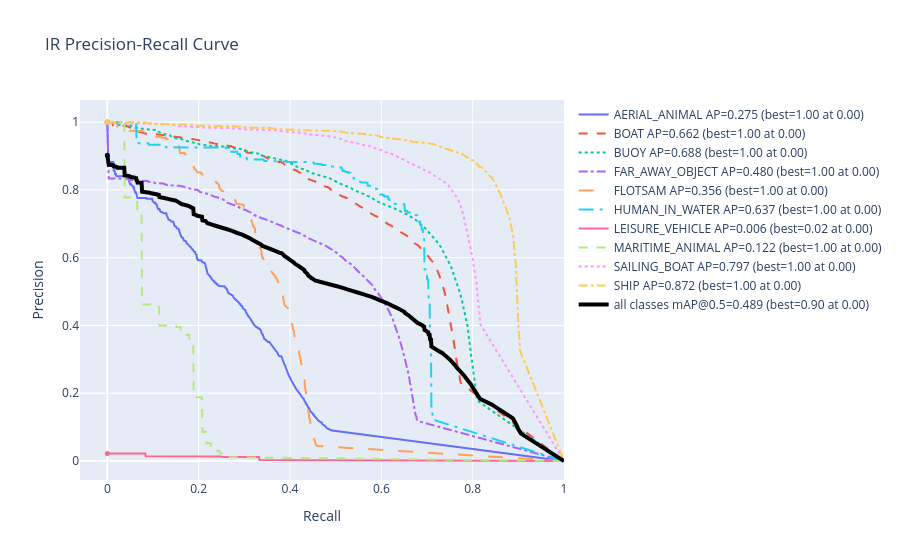
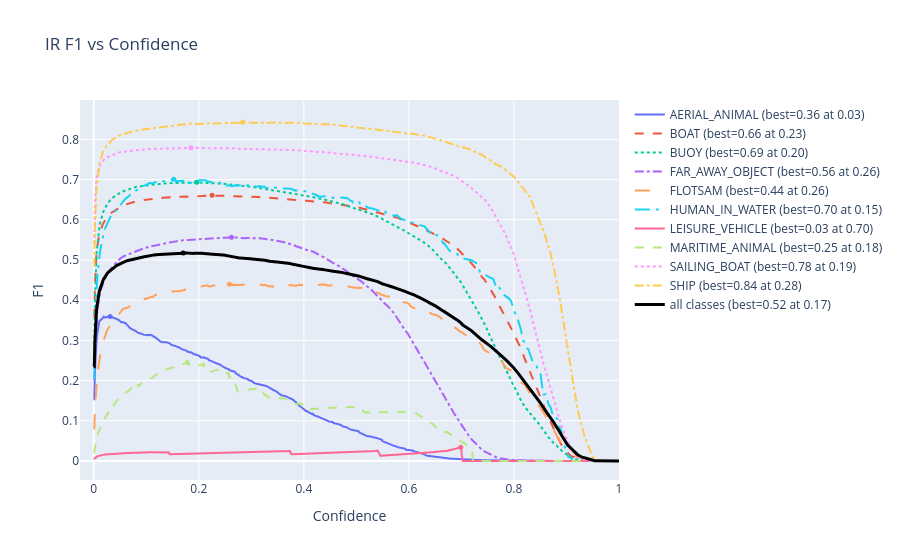
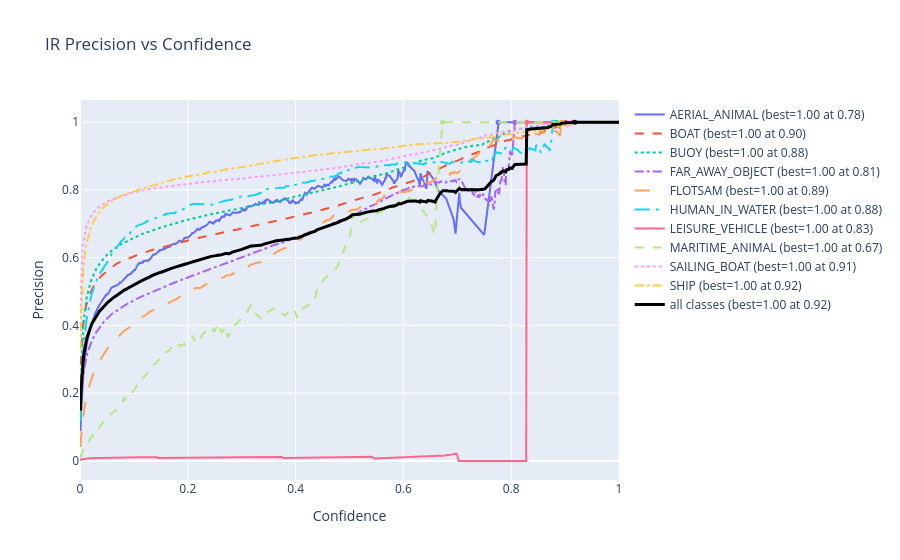
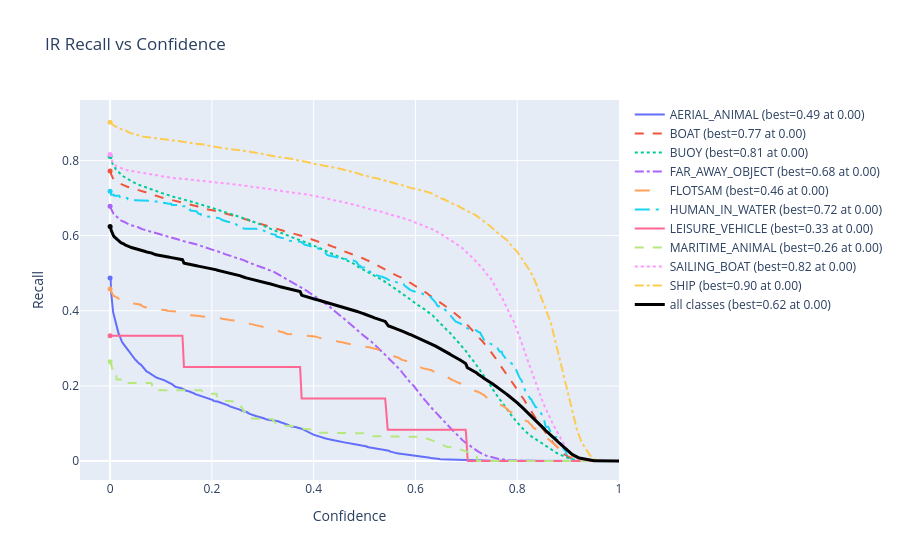

Write notebook code for charts like these, in order.
### Code cell
import pickle
from pathlib import Path

import numpy as np
import plotly.graph_objects as go
from plotly.colors import qualitative

# Predefined dash styles to cycle through
DASH_STYLES = ["solid", "dash", "dot", "dashdot", "longdash", "longdashdot"]

def plot_pr_curve_plotly(px, py, ap, names, prefix=None):
    py = np.stack(py, axis=1)
    colors = qualitative.Plotly  # e.g., 10-color colorblind-friendly palette

    fig = go.Figure()

    for i, y in enumerate(py.T):
        color = colors[i % len(colors)]  
        dash_style = DASH_STYLES[i % len(DASH_STYLES)]
        best_idx = np.argmax(y)
        best_val = y[best_idx]
        best_px = px[best_idx]
        label = f"{names[i]} AP={ap[i, 0]:.3f} (best={best_val:.2f} at {best_px:.2f})"

        fig.add_trace(go.Scatter(
            x=px, y=y, mode="lines", name=label,
            line=dict(color=color, dash=dash_style)
        ))
        fig.add_trace(go.Scatter(
            x=[best_px], y=[best_val],
            mode="markers",
            marker=dict(color=color, size=5),
            showlegend=False
        ))

    # Mean curve (always solid black)
    mean_curve = py.mean(1)
    best_idx = np.argmax(mean_curve)
    best_val = mean_curve[best_idx]
    best_px = px[best_idx]

    fig.add_trace(go.Scatter(
        x=px, y=mean_curve, mode="lines",
        name=f"all classes mAP@0.5={ap[:, 0].mean():.3f} (best={best_val:.2f} at {best_px:.2f})",
        line=dict(width=4, color='black', dash="solid")
    ))
    fig.add_trace(go.Scatter(
        x=[best_px], y=[best_val],
        mode="markers", marker=dict(color='black', size=5),
        showlegend=False
    ))

    fig.update_layout(title=f"{prefix} Precision-Recall Curve",
                      xaxis_title="Recall", yaxis_title="Precision")
    fig.show()

    fig.write_html(f"{prefix}_PR_curve.html")


def plot_metric_curve_plotly(px, py, names, ylabel="Metric", prefix=None):
    colors = qualitative.Plotly  
    fig = go.Figure()

    for i, y in enumerate(py):
        color = colors[i % len(colors)]
        dash_style = DASH_STYLES[i % len(DASH_STYLES)]
        best_idx = np.argmax(y)
        best_val = y[best_idx]
        best_px = px[best_idx]
        label = f"{names[i]} (best={best_val:.2f} at {best_px:.2f})"

        fig.add_trace(go.Scatter(
            x=px, y=y, mode="lines", name=label,
            line=dict(color=color, dash=dash_style)
        ))
        fig.add_trace(go.Scatter(
            x=[best_px], y=[best_val],
            mode="markers",
            marker=dict(color=color, size=5),
            showlegend=False
        ))

    mean_curve = np.mean(py, axis=0)
    best_idx = np.argmax(mean_curve)
    best_val = mean_curve[best_idx]
    best_px = px[best_idx]

    fig.add_trace(go.Scatter(
        x=px, y=mean_curve, mode="lines",
        name=f"all classes (best={best_val:.2f} at {best_px:.2f})",
        line=dict(width=3, color='black', dash="solid")
    ))
    fig.add_trace(go.Scatter(
        x=[best_px], y=[best_val],
        mode="markers", marker=dict(color='black', size=5),
        showlegend=False
    ))

    fig.update_layout(
        title=f"{prefix} {ylabel} vs Confidence",
        xaxis_title="Confidence",
        yaxis_title=ylabel
    )
    fig.show()

    fig.write_html(f"{prefix}_{ylabel}_curve.html")



# ✅ Load metrics.pkl
pkl_path = Path("/Users/victoriaoberascher/Desktop/class-thres/IR/metrics.pkl")  # update this path as needed
with open(pkl_path, "rb") as f:
    d = pickle.load(f)

px, py, ap, names = d["px"], d["py"], d["ap"], d["names"]
p, r, f1 = d["precision"], d["recall"], d["f1"]

# ✅ Plot each
plot_pr_curve_plotly(px, py, ap, names, prefix="IR")
plot_metric_curve_plotly(px, f1, names, ylabel="F1", prefix="IR")
plot_metric_curve_plotly(px, p, names, ylabel="Precision", prefix="IR")
plot_metric_curve_plotly(px, r, names, ylabel="Recall", prefix="IR")

### Figure 1 — Plotly figure (JSON) as saved in the notebook; plotly's stock layout.template omitted (floating-point values rounded to 4 significant figures; data arrays with more than 128 entries replaced by an {"elided": "..."} marker saying what was removed)
{"data": [{"line": {"color": "#636EFA", "dash": "solid"}, "mode": "lines", "name": "AERIAL_ANIMAL AP=0.275 (best=1.00 at 0.00)", "type": "scatter", "x": {"elided": "1000 float values"}, "y": {"elided": "1000 float values"}}, {"marker": {"color": "#636EFA", "size": 5}, "mode": "markers", "showlegend": false, "type": "scatter", "x": [0], "y": [1]}, {"line": {"color": "#EF553B", "dash": "dash"}, "mode": "lines", "name": "BOAT AP=0.662 (best=1.00 at 0.00)", "type": "scatter", "x": {"elided": "1000 float values"}, "y": {"elided": "1000 float values"}}, {"marker": {"color": "#EF553B", "size": 5}, "mode": "markers", "showlegend": false, "type": "scatter", "x": [0], "y": [1]}, {"line": {"color": "#00CC96", "dash": "dot"}, "mode": "lines", "name": "BUOY AP=0.688 (best=1.00 at 0.00)", "type": "scatter", "x": {"elided": "1000 float values"}, "y": {"elided": "1000 float values"}}, {"marker": {"color": "#00CC96", "size": 5}, "mode": "markers", "showlegend": false, "type": "scatter", "x": [0], "y": [1]}, {"line": {"color": "#AB63FA", "dash": "dashdot"}, "mode": "lines", "name": "FAR_AWAY_OBJECT AP=0.480 (best=1.00 at 0.00)", "type": "scatter", "x": {"elided": "1000 float values"}, "y": {"elided": "1000 float values"}}, {"marker": {"color": "#AB63FA", "size": 5}, "mode": "markers", "showlegend": false, "type": "scatter", "x": [0], "y": [1]}, {"line": {"color": "#FFA15A", "dash": "longdash"}, "mode": "lines", "name": "FLOTSAM AP=0.356 (best=1.00 at 0.00)", "type": "scatter", "x": {"elided": "1000 float values"}, "y": {"elided": "1000 float values"}}, {"marker": {"color": "#FFA15A", "size": 5}, "mode": "markers", "showlegend": false, "type": "scatter", "x": [0], "y": [1]}, {"line": {"color": "#19D3F3", "dash": "longdashdot"}, "mode": "lines", "name": "HUMAN_IN_WATER AP=0.637 (best=1.00 at 0.00)", "type": "scatter", "x": {"elided": "1000 float values"}, "y": {"elided": "1000 float values"}}, {"marker": {"color": "#19D3F3", "size": 5}, "mode": "markers", "showlegend": false, "type": "scatter", "x": [0], "y": [1]}, {"line": {"color": "#FF6692", "dash": "solid"}, "mode": "lines", "name": "LEISURE_VEHICLE AP=0.006 (best=0.02 at 0.00)", "type": "scatter", "x": {"elided": "1000 float values"}, "y": {"elided": "1000 float values"}}, {"marker": {"color": "#FF6692", "size": 5}, "mode": "markers", "showlegend": false, "type": "scatter", "x": [0], "y": [0.02222]}, {"line": {"color": "#B6E880", "dash": "dash"}, "mode": "lines", "name": "MARITIME_ANIMAL AP=0.122 (best=1.00 at 0.00)", "type": "scatter", "x": {"elided": "1000 float values"}, "y": {"elided": "1000 float values"}}, {"marker": {"color": "#B6E880", "size": 5}, "mode": "markers", "showlegend": false, "type": "scatter", "x": [0], "y": [1]}, {"line": {"color": "#FF97FF", "dash": "dot"}, "mode": "lines", "name": "SAILING_BOAT AP=0.797 (best=1.00 at 0.00)", "type": "scatter", "x": {"elided": "1000 float values"}, "y": {"elided": "1000 float values"}}, {"marker": {"color": "#FF97FF", "size": 5}, "mode": "markers", "showlegend": false, "type": "scatter", "x": [0], "y": [1]}, {"line": {"color": "#FECB52", "dash": "dashdot"}, "mode": "lines", "name": "SHIP AP=0.872 (best=1.00 at 0.00)", "type": "scatter", "x": {"elided": "1000 float values"}, "y": {"elided": "1000 float values"}}, {"marker": {"color": "#FECB52", "size": 5}, "mode": "markers", "showlegend": false, "type": "scatter", "x": [0], "y": [1]}, {"line": {"color": "black", "dash": "solid", "width": 4}, "mode": "lines", "name": "all classes mAP@0.5=0.489 (best=0.90 at 0.00)", "type": "scatter", "x": {"elided": "1000 float values"}, "y": {"elided": "1000 float values"}}, {"marker": {"color": "black", "size": 5}, "mode": "markers", "showlegend": false, "type": "scatter", "x": [0], "y": [0.9022]}], "layout": {"title": {"text": "IR Precision-Recall Curve"}, "xaxis": {"title": {"text": "Recall"}}, "yaxis": {"title": {"text": "Precision"}}}}

### Figure 2 — Plotly figure (JSON) as saved in the notebook; plotly's stock layout.template omitted (floating-point values rounded to 4 significant figures; data arrays with more than 128 entries replaced by an {"elided": "..."} marker saying what was removed)
{"data": [{"line": {"color": "#636EFA", "dash": "solid"}, "mode": "lines", "name": "AERIAL_ANIMAL (best=0.36 at 0.03)", "type": "scatter", "x": {"elided": "1000 float values"}, "y": {"elided": "1000 float values"}}, {"marker": {"color": "#636EFA", "size": 5}, "mode": "markers", "showlegend": false, "type": "scatter", "x": [0.03103], "y": [0.3596]}, {"line": {"color": "#EF553B", "dash": "dash"}, "mode": "lines", "name": "BOAT (best=0.66 at 0.23)", "type": "scatter", "x": {"elided": "1000 float values"}, "y": {"elided": "1000 float values"}}, {"marker": {"color": "#EF553B", "size": 5}, "mode": "markers", "showlegend": false, "type": "scatter", "x": [0.2252], "y": [0.6607]}, {"line": {"color": "#00CC96", "dash": "dot"}, "mode": "lines", "name": "BUOY (best=0.69 at 0.20)", "type": "scatter", "x": {"elided": "1000 float values"}, "y": {"elided": "1000 float values"}}, {"marker": {"color": "#00CC96", "size": 5}, "mode": "markers", "showlegend": false, "type": "scatter", "x": [0.1962], "y": [0.6932]}, {"line": {"color": "#AB63FA", "dash": "dashdot"}, "mode": "lines", "name": "FAR_AWAY_OBJECT (best=0.56 at 0.26)", "type": "scatter", "x": {"elided": "1000 float values"}, "y": {"elided": "1000 float values"}}, {"marker": {"color": "#AB63FA", "size": 5}, "mode": "markers", "showlegend": false, "type": "scatter", "x": [0.2623], "y": [0.5564]}, {"line": {"color": "#FFA15A", "dash": "longdash"}, "mode": "lines", "name": "FLOTSAM (best=0.44 at 0.26)", "type": "scatter", "x": {"elided": "1000 float values"}, "y": {"elided": "1000 float values"}}, {"marker": {"color": "#FFA15A", "size": 5}, "mode": "markers", "showlegend": false, "type": "scatter", "x": [0.2583], "y": [0.4398]}, {"line": {"color": "#19D3F3", "dash": "longdashdot"}, "mode": "lines", "name": "HUMAN_IN_WATER (best=0.70 at 0.15)", "type": "scatter", "x": {"elided": "1000 float values"}, "y": {"elided": "1000 float values"}}, {"marker": {"color": "#19D3F3", "size": 5}, "mode": "markers", "showlegend": false, "type": "scatter", "x": [0.1522], "y": [0.701]}, {"line": {"color": "#FF6692", "dash": "solid"}, "mode": "lines", "name": "LEISURE_VEHICLE (best=0.03 at 0.70)", "type": "scatter", "x": {"elided": "1000 float values"}, "y": {"elided": "1000 float values"}}, {"marker": {"color": "#FF6692", "size": 5}, "mode": "markers", "showlegend": false, "type": "scatter", "x": [0.6987], "y": [0.03447]}, {"line": {"color": "#B6E880", "dash": "dash"}, "mode": "lines", "name": "MARITIME_ANIMAL (best=0.25 at 0.18)", "type": "scatter", "x": {"elided": "1000 float values"}, "y": {"elided": "1000 float values"}}, {"marker": {"color": "#B6E880", "size": 5}, "mode": "markers", "showlegend": false, "type": "scatter", "x": [0.1782], "y": [0.245]}, {"line": {"color": "#FF97FF", "dash": "dot"}, "mode": "lines", "name": "SAILING_BOAT (best=0.78 at 0.19)", "type": "scatter", "x": {"elided": "1000 float values"}, "y": {"elided": "1000 float values"}}, {"marker": {"color": "#FF97FF", "size": 5}, "mode": "markers", "showlegend": false, "type": "scatter", "x": [0.1852], "y": [0.7791]}, {"line": {"color": "#FECB52", "dash": "dashdot"}, "mode": "lines", "name": "SHIP (best=0.84 at 0.28)", "type": "scatter", "x": {"elided": "1000 float values"}, "y": {"elided": "1000 float values"}}, {"marker": {"color": "#FECB52", "size": 5}, "mode": "markers", "showlegend": false, "type": "scatter", "x": [0.2833], "y": [0.8429]}, {"line": {"color": "black", "dash": "solid", "width": 3}, "mode": "lines", "name": "all classes (best=0.52 at 0.17)", "type": "scatter", "x": {"elided": "1000 float values"}, "y": {"elided": "1000 float values"}}, {"marker": {"color": "black", "size": 5}, "mode": "markers", "showlegend": false, "type": "scatter", "x": [0.1702], "y": [0.5174]}], "layout": {"title": {"text": "IR F1 vs Confidence"}, "xaxis": {"title": {"text": "Confidence"}}, "yaxis": {"title": {"text": "F1"}}}}

### Figure 3 — Plotly figure (JSON) as saved in the notebook; plotly's stock layout.template omitted (floating-point values rounded to 4 significant figures; data arrays with more than 128 entries replaced by an {"elided": "..."} marker saying what was removed)
{"data": [{"line": {"color": "#636EFA", "dash": "solid"}, "mode": "lines", "name": "AERIAL_ANIMAL (best=1.00 at 0.78)", "type": "scatter", "x": {"elided": "1000 float values"}, "y": {"elided": "1000 float values"}}, {"marker": {"color": "#636EFA", "size": 5}, "mode": "markers", "showlegend": false, "type": "scatter", "x": [0.7758], "y": [1]}, {"line": {"color": "#EF553B", "dash": "dash"}, "mode": "lines", "name": "BOAT (best=1.00 at 0.90)", "type": "scatter", "x": {"elided": "1000 float values"}, "y": {"elided": "1000 float values"}}, {"marker": {"color": "#EF553B", "size": 5}, "mode": "markers", "showlegend": false, "type": "scatter", "x": [0.9009], "y": [1]}, {"line": {"color": "#00CC96", "dash": "dot"}, "mode": "lines", "name": "BUOY (best=1.00 at 0.88)", "type": "scatter", "x": {"elided": "1000 float values"}, "y": {"elided": "1000 float values"}}, {"marker": {"color": "#00CC96", "size": 5}, "mode": "markers", "showlegend": false, "type": "scatter", "x": [0.8839], "y": [1]}, {"line": {"color": "#AB63FA", "dash": "dashdot"}, "mode": "lines", "name": "FAR_AWAY_OBJECT (best=1.00 at 0.81)", "type": "scatter", "x": {"elided": "1000 float values"}, "y": {"elided": "1000 float values"}}, {"marker": {"color": "#AB63FA", "size": 5}, "mode": "markers", "showlegend": false, "type": "scatter", "x": [0.8068], "y": [1]}, {"line": {"color": "#FFA15A", "dash": "longdash"}, "mode": "lines", "name": "FLOTSAM (best=1.00 at 0.89)", "type": "scatter", "x": {"elided": "1000 float values"}, "y": {"elided": "1000 float values"}}, {"marker": {"color": "#FFA15A", "size": 5}, "mode": "markers", "showlegend": false, "type": "scatter", "x": [0.8929], "y": [1]}, {"line": {"color": "#19D3F3", "dash": "longdashdot"}, "mode": "lines", "name": "HUMAN_IN_WATER (best=1.00 at 0.88)", "type": "scatter", "x": {"elided": "1000 float values"}, "y": {"elided": "1000 float values"}}, {"marker": {"color": "#19D3F3", "size": 5}, "mode": "markers", "showlegend": false, "type": "scatter", "x": [0.8779], "y": [1]}, {"line": {"color": "#FF6692", "dash": "solid"}, "mode": "lines", "name": "LEISURE_VEHICLE (best=1.00 at 0.83)", "type": "scatter", "x": {"elided": "1000 float values"}, "y": {"elided": "1000 float values"}}, {"marker": {"color": "#FF6692", "size": 5}, "mode": "markers", "showlegend": false, "type": "scatter", "x": [0.8288], "y": [1]}, {"line": {"color": "#B6E880", "dash": "dash"}, "mode": "lines", "name": "MARITIME_ANIMAL (best=1.00 at 0.67)", "type": "scatter", "x": {"elided": "1000 float values"}, "y": {"elided": "1000 float values"}}, {"marker": {"color": "#B6E880", "size": 5}, "mode": "markers", "showlegend": false, "type": "scatter", "x": [0.6727], "y": [1]}, {"line": {"color": "#FF97FF", "dash": "dot"}, "mode": "lines", "name": "SAILING_BOAT (best=1.00 at 0.91)", "type": "scatter", "x": {"elided": "1000 float values"}, "y": {"elided": "1000 float values"}}, {"marker": {"color": "#FF97FF", "size": 5}, "mode": "markers", "showlegend": false, "type": "scatter", "x": [0.9109], "y": [1]}, {"line": {"color": "#FECB52", "dash": "dashdot"}, "mode": "lines", "name": "SHIP (best=1.00 at 0.92)", "type": "scatter", "x": {"elided": "1000 float values"}, "y": {"elided": "1000 float values"}}, {"marker": {"color": "#FECB52", "size": 5}, "mode": "markers", "showlegend": false, "type": "scatter", "x": [0.9179], "y": [1]}, {"line": {"color": "black", "dash": "solid", "width": 3}, "mode": "lines", "name": "all classes (best=1.00 at 0.92)", "type": "scatter", "x": {"elided": "1000 float values"}, "y": {"elided": "1000 float values"}}, {"marker": {"color": "black", "size": 5}, "mode": "markers", "showlegend": false, "type": "scatter", "x": [0.9179], "y": [1]}], "layout": {"title": {"text": "IR Precision vs Confidence"}, "xaxis": {"title": {"text": "Confidence"}}, "yaxis": {"title": {"text": "Precision"}}}}

### Figure 4 — Plotly figure (JSON) as saved in the notebook; plotly's stock layout.template omitted (floating-point values rounded to 4 significant figures; data arrays with more than 128 entries replaced by an {"elided": "..."} marker saying what was removed)
{"data": [{"line": {"color": "#636EFA", "dash": "solid"}, "mode": "lines", "name": "AERIAL_ANIMAL (best=0.49 at 0.00)", "type": "scatter", "x": {"elided": "1000 float values"}, "y": {"elided": "1000 float values"}}, {"marker": {"color": "#636EFA", "size": 5}, "mode": "markers", "showlegend": false, "type": "scatter", "x": [0], "y": [0.4874]}, {"line": {"color": "#EF553B", "dash": "dash"}, "mode": "lines", "name": "BOAT (best=0.77 at 0.00)", "type": "scatter", "x": {"elided": "1000 float values"}, "y": {"elided": "1000 float values"}}, {"marker": {"color": "#EF553B", "size": 5}, "mode": "markers", "showlegend": false, "type": "scatter", "x": [0], "y": [0.7719]}, {"line": {"color": "#00CC96", "dash": "dot"}, "mode": "lines", "name": "BUOY (best=0.81 at 0.00)", "type": "scatter", "x": {"elided": "1000 float values"}, "y": {"elided": "1000 float values"}}, {"marker": {"color": "#00CC96", "size": 5}, "mode": "markers", "showlegend": false, "type": "scatter", "x": [0], "y": [0.8105]}, {"line": {"color": "#AB63FA", "dash": "dashdot"}, "mode": "lines", "name": "FAR_AWAY_OBJECT (best=0.68 at 0.00)", "type": "scatter", "x": {"elided": "1000 float values"}, "y": {"elided": "1000 float values"}}, {"marker": {"color": "#AB63FA", "size": 5}, "mode": "markers", "showlegend": false, "type": "scatter", "x": [0], "y": [0.6783]}, {"line": {"color": "#FFA15A", "dash": "longdash"}, "mode": "lines", "name": "FLOTSAM (best=0.46 at 0.00)", "type": "scatter", "x": {"elided": "1000 float values"}, "y": {"elided": "1000 float values"}}, {"marker": {"color": "#FFA15A", "size": 5}, "mode": "markers", "showlegend": false, "type": "scatter", "x": [0], "y": [0.4579]}, {"line": {"color": "#19D3F3", "dash": "longdashdot"}, "mode": "lines", "name": "HUMAN_IN_WATER (best=0.72 at 0.00)", "type": "scatter", "x": {"elided": "1000 float values"}, "y": {"elided": "1000 float values"}}, {"marker": {"color": "#19D3F3", "size": 5}, "mode": "markers", "showlegend": false, "type": "scatter", "x": [0], "y": [0.7182]}, {"line": {"color": "#FF6692", "dash": "solid"}, "mode": "lines", "name": "LEISURE_VEHICLE (best=0.33 at 0.00)", "type": "scatter", "x": {"elided": "1000 float values"}, "y": {"elided": "1000 float values"}}, {"marker": {"color": "#FF6692", "size": 5}, "mode": "markers", "showlegend": false, "type": "scatter", "x": [0], "y": [0.3333]}, {"line": {"color": "#B6E880", "dash": "dash"}, "mode": "lines", "name": "MARITIME_ANIMAL (best=0.26 at 0.00)", "type": "scatter", "x": {"elided": "1000 float values"}, "y": {"elided": "1000 float values"}}, {"marker": {"color": "#B6E880", "size": 5}, "mode": "markers", "showlegend": false, "type": "scatter", "x": [0], "y": [0.2642]}, {"line": {"color": "#FF97FF", "dash": "dot"}, "mode": "lines", "name": "SAILING_BOAT (best=0.82 at 0.00)", "type": "scatter", "x": {"elided": "1000 float values"}, "y": {"elided": "1000 float values"}}, {"marker": {"color": "#FF97FF", "size": 5}, "mode": "markers", "showlegend": false, "type": "scatter", "x": [0], "y": [0.8164]}, {"line": {"color": "#FECB52", "dash": "dashdot"}, "mode": "lines", "name": "SHIP (best=0.90 at 0.00)", "type": "scatter", "x": {"elided": "1000 float values"}, "y": {"elided": "1000 float values"}}, {"marker": {"color": "#FECB52", "size": 5}, "mode": "markers", "showlegend": false, "type": "scatter", "x": [0], "y": [0.9023]}, {"line": {"color": "black", "dash": "solid", "width": 3}, "mode": "lines", "name": "all classes (best=0.62 at 0.00)", "type": "scatter", "x": {"elided": "1000 float values"}, "y": {"elided": "1000 float values"}}, {"marker": {"color": "black", "size": 5}, "mode": "markers", "showlegend": false, "type": "scatter", "x": [0], "y": [0.624]}], "layout": {"title": {"text": "IR Recall vs Confidence"}, "xaxis": {"title": {"text": "Confidence"}}, "yaxis": {"title": {"text": "Recall"}}}}
